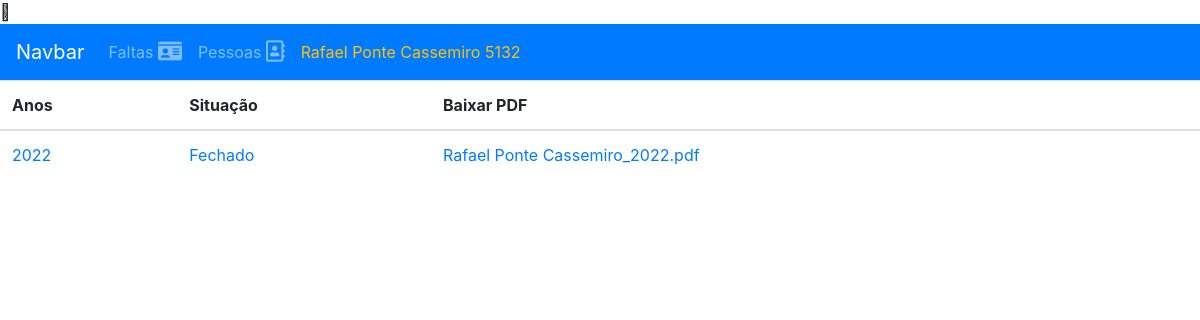
The page /pessoas/5132/fichas on the database its author committed.
### app_ficha_cem/models.py (models this page shows)
class Pessoas(models.Model):
    EFETIVO =  (
     (True,'Sim'),
     (False,'Não')
    )
    id = models.CharField(max_length=6, primary_key=True)
    nome = models.CharField(max_length=150)
    cpf = models.CharField(max_length=11, default='11111111111')
    admissao = models.DateField(default='1991-01-01')
    efetivo = models.BooleanField(choices=EFETIVO, verbose_name='Efetivo: ', default=False)

### app_ficha_cem/views.py (the view)
# urls.py: path('pessoas/<str:pessoa_id>/fichas', listar_ficha, name='listarficha' ),
def listar_ficha(request, pessoa_id):
    anos, pessoa = listar_anos(pessoa_id)
    anos_status = {}
    for ano in anos:
        status  = checar_existencia_pontuacao(ano,pessoa)
        if status:
            status = 'Aberto'
        else:
            status = 'Fechado'
        anos_status[ano] = status
    return render(request,'template/listar_ficha.html',{'anos':anos_status, 'pessoa':pessoa})

### app_ficha_cem/views.py (called while the page is built)
def listar_anos(pessoa_id):
    anos = []
    pessoa_faltas = Faltas_Pessoas.objects.all()
    pessoa = Pessoas.objects.get(pk=pessoa_id)
    for i in pessoa_faltas:
        if i.data.year not in anos and i.pessoa.id == pessoa_id:
            anos.append(i.data.year)
    return anos[-5:], pessoa

def checar_existencia_pontuacao(ano, pessoa):
    status = True
    q2 = Pontuacoes.objects.filter(pessoa=pessoa)
    q3 = Pontuacoes.objects.filter(ano=ano)
    pontuacao = q2.intersection(q3)
    if len(pontuacao):
        status = False
    else:
        status = True
    return  status

### template/listar_ficha.html (shortened to what this page needs)
{% extends 'template/menu.html' %}
{% block content %}
<table class="table table-hover">
    <thead>
        <tr>
            <th scope="col">Anos</th>
            <th scope="col">Situação</th>
            <th scope="col">Baixar PDF</th>
        </tr>
    </thead>
    <tbody>
        {%for ano,status in anos.items %}
        <tr>
            <td>
                <a href="{% url 'ficha' pessoa.id ano %}">{{ano}}</a>
            </td>
            <td>
                <a href="{% url 'encerrarano' pessoa.id ano %}">{{status}}</a>
            </td>
            <td>
                <a href="{% url 'imprimir' pessoa.id ano %}">{{pessoa.nome}}_{{ano}}.pdf</a>
            </td>
        </tr>
        {% endfor %}
    </tbody>
</table>
{% endblock content %}

### template/menu.html (shortened to what this page needs)
{% load static %}
<!DOCTYPE html>
<html lang="en">
<head>
    <link rel="stylesheet" href="https://cdn.jsdelivr.net/npm/bootstrap@4.0.0/dist/css/bootstrap.min.css"
>
    <link rel="stylesheet" href="https://use.fontawesome.com/releases/v5.7.0/css/all.css"
>
</head>
<body>
    <span class="fa-solid fa-user"></span>
    <nav class="navbar navbar-expand-lg navbar-dark bg-primary">
        <a class="navbar-brand" href="#">Navbar</a>
        <div class="collapse navbar-collapse" id="navbarSupportedContent">
            <ul class="navbar-nav mr-auto">
                <li class="nav-item">
                    <a class="nav-link" href="{% url 'listarfaltas' %}">Faltas <i
                            class="fas fa-id-card fa-lg"></i></a>
                </li>
                <li class="nav-item">
                    <a class="nav-link" href="{% url 'listarpessoas' %}">Pessoas <i
                            class="far fa-address-book fa-lg"></i></a>
                </li>
                <li class="nav-item">
                    <a class="nav-link text-warning" href="{% url 'listarpessoas' %}">{{pessoa.nome}} {{pessoa.id}}</a>
                </li>
    </nav>
    {% block content %}
    {% endblock content %}
</body>
</html>

### rows shown on the page
Pessoas: nome "Rafael Ponte Cassemiro", id "5132", nome "Rafael Ponte Cassemiro"

### other values the page prints
{{ ano }} "2022"
{{ status }} "Fechado"
